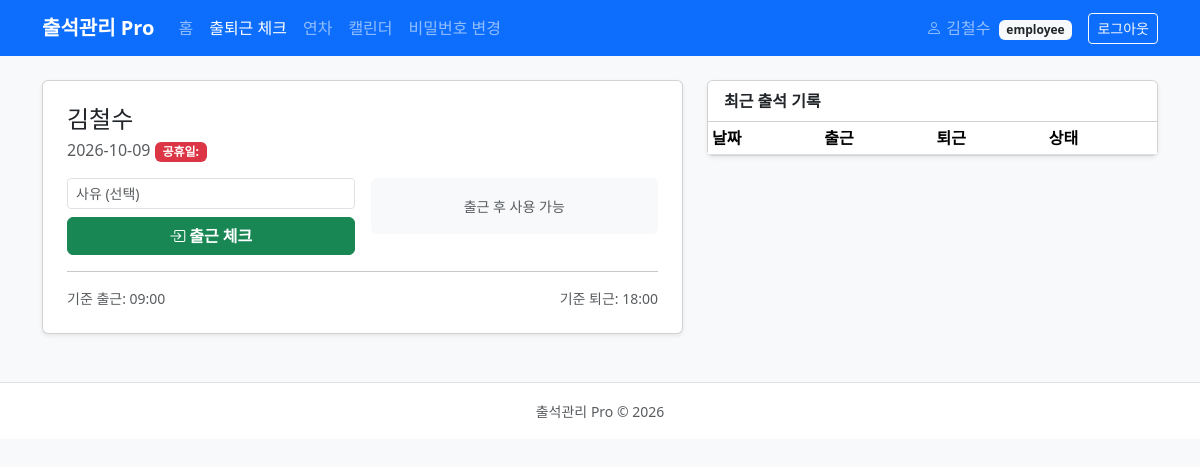
Screenshot of /clock.php (signed in) with the database file from the repository.
### tables this page shows
CREATE TABLE employees (
  id                    INT AUTO_INCREMENT PRIMARY KEY,
  employee_id           VARCHAR(20)  NOT NULL UNIQUE,
  login_username        VARCHAR(50)  NOT NULL UNIQUE,
  password_hash         VARCHAR(255) NOT NULL,
  name                  VARCHAR(50)  NOT NULL,
  department            VARCHAR(50)  NOT NULL DEFAULT '',
  position              VARCHAR(50)  NOT NULL DEFAULT '',
  email                 VARCHAR(100) NOT NULL DEFAULT '',
  phone                 VARCHAR(30)  NOT NULL DEFAULT '',
  role                  ENUM('employee','manager','admin') NOT NULL DEFAULT 'employee',
  attendance_time_in    TIME NOT NULL DEFAULT '09:00:00',
  attendance_time_out   TIME NOT NULL DEFAULT '18:00:00',
  leave_quota           INT NOT NULL DEFAULT 15,
  leave_used            INT NOT NULL DEFAULT 0,
  active                TINYINT(1) NOT NULL DEFAULT 1,
  created_at            TIMESTAMP NOT NULL DEFAULT CURRENT_TIMESTAMP,
  updated_at            TIMESTAMP NOT NULL DEFAULT CURRENT_TIMESTAMP ON UPDATE CURRENT_TIMESTAMP
);

### config.php (called while the page is built, shortened)
<?php
function getDB(): PDO {
    static $pdo = null;
    if ($pdo === null) {
        $host = getenv('DB_HOST') ?: 'localhost';
        $name = getenv('DB_NAME') ?: 'attendance_db';
        $user = getenv('DB_USER') ?: 'root';
        $pass = getenv('DB_PASS') ?: '';
        $dsn  = "mysql:host={$host};dbname={$name};charset=utf8mb4";
        $pdo = new PDO($dsn, $user, $pass, [
            PDO::ATTR_ERRMODE            => PDO::ERRMODE_EXCEPTION,
            PDO::ATTR_DEFAULT_FETCH_MODE => PDO::FETCH_ASSOC,
            PDO::ATTR_EMULATE_PREPARES   => false,
        ]);
    }
    return $pdo;
}

### src/Model/Employee.php (called while the page is built, shortened)
<?php
require_once __DIR__ . '/../../config.php';
final class Employee
{
    public static function findByEmployeeId(string $employeeId): ?array
    {
        $stmt = getDB()->prepare('SELECT * FROM employees WHERE employee_id = ?');
        $stmt->execute([$employeeId]);
        return $stmt->fetch() ?: null;
    }
}

### src/auth.php (called while the page is built, shortened)
<?php
require_once __DIR__ . '/../config.php';
function e(?string $s): string
{
    return htmlspecialchars((string)$s, ENT_QUOTES, 'UTF-8');
}

### src/Model/Holiday.php (called while the page is built, shortened)
<?php
require_once __DIR__ . '/../../config.php';
final class Holiday
{
    public static function isHoliday(string $date): ?array
    {
        $stmt = getDB()->prepare('SELECT * FROM holidays WHERE date = ? LIMIT 1');
        $stmt->execute([$date]);
        return $stmt->fetch() ?: null;
    }
}

### public/clock.php (the view, shortened to what this page needs)
<?php
require_once __DIR__ . '/../src/auth.php';
require_once __DIR__ . '/../src/Layout.php';
require_once __DIR__ . '/../src/Model/Employee.php';
require_once __DIR__ . '/../src/Model/Holiday.php';
$today = date('Y-m-d');
$emp = Employee::findByEmployeeId($_SESSION['user_id'] ?? '');
$todayRow = null;
if ($emp) {
    $stmt = getDB()->prepare('SELECT * FROM attendance_logs WHERE employee_id = ? AND check_date = ?');
    $stmt->execute([$_SESSION['user_id'], $today]);
    $todayRow = $stmt->fetch();
}
$isHoliday = Holiday::isHoliday($today);
?>
<div class="row g-4">
  <div class="col-md-7">
    <div class="card shadow-sm">
      <div class="card-body p-4">
        <h4 class="mb-1"><?= e($emp['name'] ?? '') ?></h4>
        <p class="text-muted mb-3"><?= $today ?>
          <?php if ($isHoliday): ?><span class="badge bg-danger">공휴일: <?= e($isHoliday['holiday_name']) ?></span><?php endif; ?>
        </p>
        <div class="row g-3">
          <div class="col-6">
            <?php if ($todayRow && $todayRow['time_in']): ?>
              <div class="text-center p-3 bg-success bg-opacity-10 rounded">
                <div class="text-success fw-bold text-3xl"><i class="bi bi-clock me-2"></i><?= e(substr($todayRow['time_in'],0,5)) ?></div>
                <small>출근 완료</small>
              </div>
            <?php else: ?>
              <form method="post" action="">
                <div class="mb-2">
                  <input type="text" name="reason" class="form-control form-control-sm" placeholder="사유 (선택)">
                </div>
                <button class="btn btn-success w-100 fw-bold"><i class="bi bi-box-arrow-in-right me-1"></i>출근 체크</button>
              </form>
            <?php endif; ?>
          </div>
          <div class="col-6">
            <?php if ($todayRow && $todayRow['time_out']): ?>
              <div class="text-center p-3 bg-secondary bg-opacity-10 rounded">
                <div class="text-secondary fw-bold text-3xl"><i class="bi bi-clock me-2"></i><?= e(substr($todayRow['time_out'],0,5)) ?></div>
                <small>퇴근 완료</small>
              </div>
            <?php else: ?>
              <div class="text-center p-3 bg-light rounded text-muted">
                <small>출근 후 사용 가능</small>
              </div>
            <?php endif; ?>
          </div>
        </div>
        <?php if ($emp): ?>
        <hr>
        <div class="d-flex justify-content-between text-muted small">
          <span>기준 출근: <?= e(substr($emp['attendance_time_in'] ?? '09:00', 0, 5)) ?></span>
          <span>기준 퇴근: <?= e(substr($emp['attendance_time_out'] ?? '18:00', 0, 5)) ?></span>
        </div>
        <?php endif; ?>
      </div>
    </div>
  </div>
  <div class="col-md-5">
    <div class="card shadow-sm">
      <div class="card-header bg-white fw-bold">최근 출석 기록</div>
      <div class="table-responsive">
        <table class="table table-sm mb-0">
          <thead><tr><th>날짜</th><th>출근</th><th>퇴근</th><th>상태</th></tr></thead>
        </table>
      </div>
    </div>
  </div>
</div>

### rows the page displays
employees: name "김철수", attendance_time_in "09:00", attendance_time_out "18:00"

### other values shown
$item['label'] "홈"
$item['label'] "출퇴근 체크"
$item['label'] "연차"
$item['label'] "캘린더"
$item['label'] "비밀번호 변경"
$user "김철수"
$role "employee"
